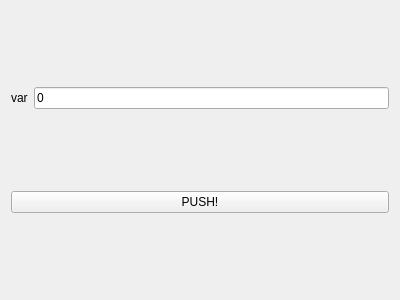
<?xml version="1.0" encoding="UTF-8"?>
<ui version="4.0">
 <class>Setup</class>
 <widget class="QWidget" name="Setup">
  <property name="geometry">
   <rect>
    <x>0</x>
    <y>0</y>
    <width>400</width>
    <height>300</height>
   </rect>
  </property>
  <property name="windowTitle">
   <string>Form</string>
  </property>
  <layout class="QGridLayout" name="gridLayout">
   <item row="0" column="2">
    <widget class="QLabel" name="label">
     <property name="text">
      <string>var</string>
     </property>
    </widget>
   </item>
   <item row="0" column="3">
    <widget class="QLineEdit" name="lineEdit">
     <property name="text">
      <string>0</string>
     </property>
    </widget>
   </item>
   <item row="1" column="2" colspan="2">
    <widget class="QPushButton" name="pushButton">
     <property name="text">
      <string>PUSH!</string>
     </property>
    </widget>
   </item>
  </layout>
 </widget>
 <resources/>
 <connections/>
</ui>
